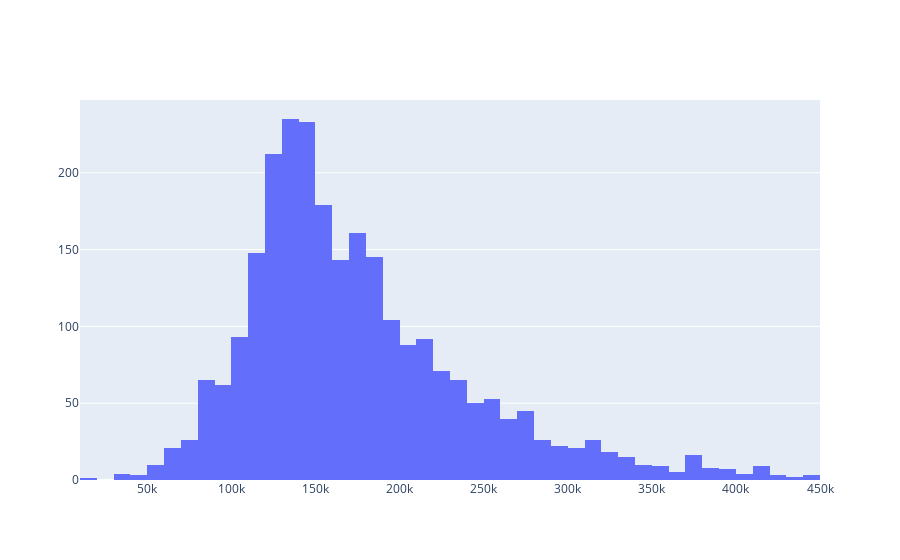

Source (notebook cell):
### Code cell
go.Figure(data=[go.Histogram(x=train.SalePrice)])

### Figure 1 — Plotly figure (JSON) as saved in the notebook; plotly's stock layout.template omitted (floating-point values rounded to 4 significant figures; data arrays with more than 128 entries replaced by an {"elided": "..."} marker saying what was removed)
{"data": [{"type": "histogram", "x": {"elided": "2553 int values"}}], "layout": {"autosize": true, "xaxis": {"autorange": true, "range": [10000.0, 450000.0], "type": "linear"}, "yaxis": {"autorange": true, "range": [0, 247.4]}}}
